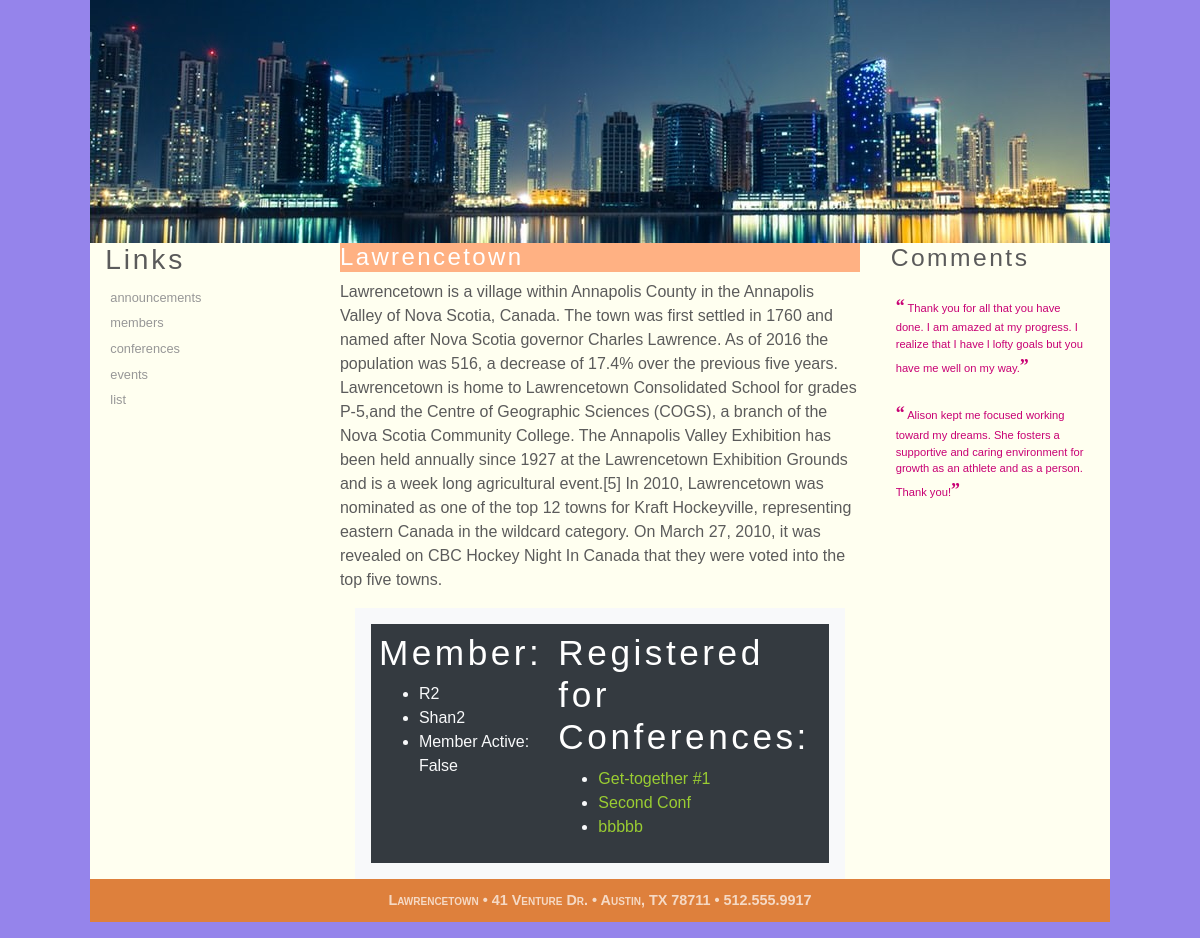
The page /members/2/member/ on the database its author committed.
### members/models.py (models this page shows, shortened)
class Member(models.Model):
    first_name = models.CharField(max_length=20)
    last_name = models.CharField(max_length=20)
    address_street = models.CharField(max_length=20)
    address_city = models.CharField(max_length=20)
    register_date = models.DateTimeField()
    def active(self):
        now = timezone.now()
        return now - datetime.timedelta(days=365) <= self.register_date <= now

class Conference(models.Model):
    name = models.CharField(max_length=20)
    description = models.TextField(max_length=500)
    location = models.CharField(max_length=20)
    members = models.ManyToManyField(Member)
    def __str__(self):
        return self.name

### members/views.py (the view)
# urls.py: path('<int:pk>/member/', views.MemberView.as_view(), name='member_results'),
class MemberView(generic.DetailView):
    model = Member
    template_name = 'members/member_results.html'

### members/templates/members/member_results.html (shortened to what this page needs)
{% extends "members/base.html" %}
{% block content-1 %}
<h1>Member:</h1>
<ul>
<li>{{ member.first_name }}</li>
<li>{{ member.last_name }}</li>
<li>Member Active: {{ member.active }}</li>
</ul>
{% endblock %}
{% block content-2 %}
<h1>Registered for Conferences:</h1>
{% if member.conference_set.all %}
    <ul>
        {% for item in member.conference_set.all %}
            <li><a href="{% url 'members:conference_results' item.id %}">{{ item }}</a></li>
        {% endfor %}
    </ul>
{% else %}
    <p>Not available.</p>
{% endif %}
{% endblock %}

### members/static/members/css/custom.css (style rules this page uses)
li a { color: yellowgreen; }
body { background: white url("../images/background.gif") no-repeat; }

### members/static/members/css/styles1.css (style rules this page uses)
html { background-color: hsl(250, 72%, 72%); }
body { color: rgb(91, 91, 91); font-family: Verdana, Geneva, sans-serif; background-color: ivory; }
h1 { font-size: 2.2em; }
h1, h2 { font-family: Quicksand, Verdana, Geneva, sans-serif; letter-spacing: 0.1em; }
article#about_tss h1 { color: white; }
article#about_tss ul li:first-of-type { list-style-image: url(runicon.png); }
article#about_tss ul li:nth-of-type(2) { list-style-image: url(bikeicon.png); }
article#about_tss ul li:last-of-type { list-style-image: url(swimicon.png); }

### members/static/members/css/layout1.css (style rules this page uses)
body { margin: 0 auto; width: 100%; max-width: 1020px; min-width: 640px; }

### rows shown on the page
Member: first_name "R2", last_name "Shan2", active "False"
Conference: name "Get-together #1"
Conference: name "Second Conf"
Conference: name "bbbbb"
